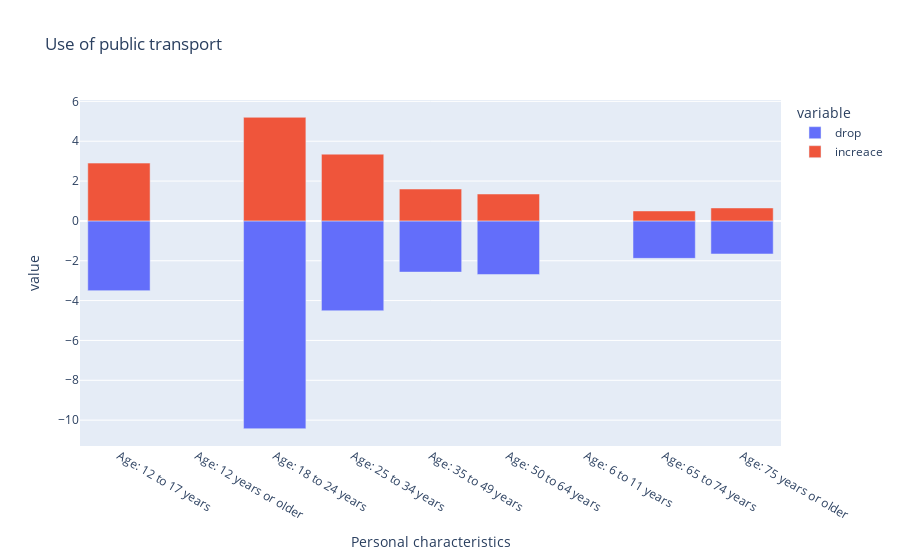

The notebook cell this image was saved under:
### Code cell
diff_age = get_diff(avg_use_pt_age)
fig = px.bar(diff_age, x='Personal characteristics', y=['drop', 'increace'], title='Use of public transport')
# Show the plot
fig.show()

### Figure 1 — Plotly figure (JSON) as saved in the notebook; plotly's stock layout.template omitted (floating-point values rounded to 4 significant figures)
{"data": [{"alignmentgroup": "True", "hovertemplate": "variable=drop<br>Personal characteristics=%{x}<br>value=%{y}<extra></extra>", "legendgroup": "drop", "marker": {"color": "#636efa", "pattern": {"shape": ""}}, "name": "drop", "offsetgroup": "drop", "orientation": "v", "showlegend": true, "textposition": "auto", "type": "bar", "x": ["Age: 12 to 17 years", "Age: 12 years or older", "Age: 18 to 24 years", "Age: 25 to 34 years", "Age: 35 to 49 years", "Age: 50 to 64 years", "Age: 6 to 11 years", "Age: 65 to 74 years", "Age: 75 years or older"], "xaxis": "x", "y": [-3.5, null, -10.43, -4.51, -2.57, -2.69, null, -1.88, -1.66], "yaxis": "y"}, {"alignmentgroup": "True", "hovertemplate": "variable=increace<br>Personal characteristics=%{x}<br>value=%{y}<extra></extra>", "legendgroup": "increace", "marker": {"color": "#EF553B", "pattern": {"shape": ""}}, "name": "increace", "offsetgroup": "increace", "orientation": "v", "showlegend": true, "textposition": "auto", "type": "bar", "x": ["Age: 12 to 17 years", "Age: 12 years or older", "Age: 18 to 24 years", "Age: 25 to 34 years", "Age: 35 to 49 years", "Age: 50 to 64 years", "Age: 6 to 11 years", "Age: 65 to 74 years", "Age: 75 years or older"], "xaxis": "x", "y": [2.9, null, 5.2, 3.35, 1.6, 1.35, null, 0.5, 0.65], "yaxis": "y"}], "layout": {"barmode": "relative", "legend": {"title": {"text": "variable"}, "tracegroupgap": 0}, "title": {"text": "Use of public transport"}, "xaxis": {"anchor": "y", "domain": [0, 1], "title": {"text": "Personal characteristics"}}, "yaxis": {"anchor": "x", "domain": [0, 1], "title": {"text": "value"}}}}
